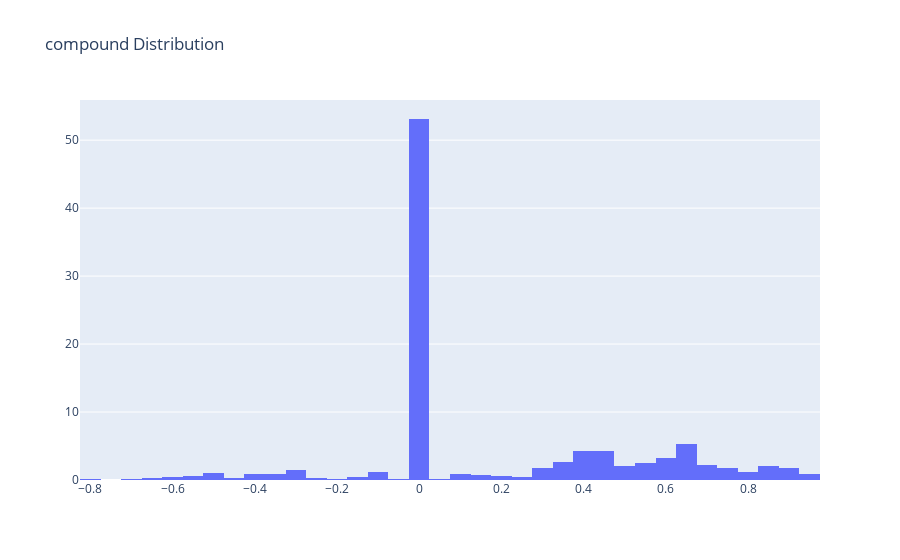

Notebook cell for this chart:
### Code cell
# defining data
trace = go.Histogram(x=df['compound'],nbinsx=40,histnorm='percent')
data = [trace]
# defining layout
layout = go.Layout(title="compound Distribution")
# defining figure and plotting
fig = go.Figure(data = data,layout = layout)
iplot(fig)

### Figure 1 — Plotly figure (JSON) as saved in the notebook; plotly's stock layout.template omitted (floating-point values rounded to 4 significant figures; data arrays with more than 128 entries replaced by an {"elided": "..."} marker saying what was removed)
{"data": [{"histnorm": "percent", "nbinsx": 40, "type": "histogram", "x": {"elided": "979 float values"}}], "layout": {"title": {"text": "compound Distribution"}}}
